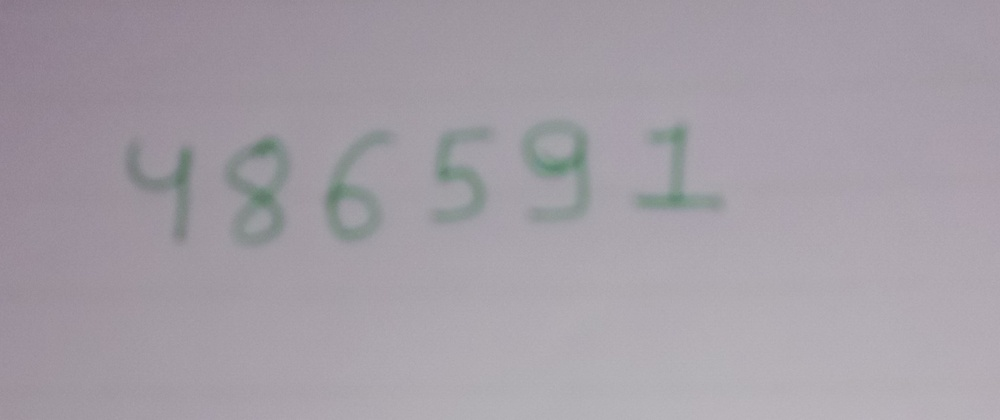
#> input picture Fun_With_OpenCV/contours#2-digit_extraction/1.jpg, 1000 x 420 px, shrunk from 2091 x 879 before the run
$ python cont.py
#> lines starting #> are read from the running program, lines starting #| are printed output that depends on the picture; after the words box and inside, x2 and y2 are one past the last pixel; in counts of white or black regions, pixels touching at a corner belong together
import tensorflow as tf
import numpy as np
from tensorflow import keras
import matplotlib.pyplot as plt
import cv2

img = cv2.imread('1.jpg')
#> img is the input picture: shape (420, 1000, 3); mean B, G, R 166.1, 158.1, 164.1
grayscalee = cv2.cvtColor(img, cv2.COLOR_BGR2GRAY)

ret, threshold = cv2.threshold(grayscalee, 151, 255, cv2.THRESH_BINARY)
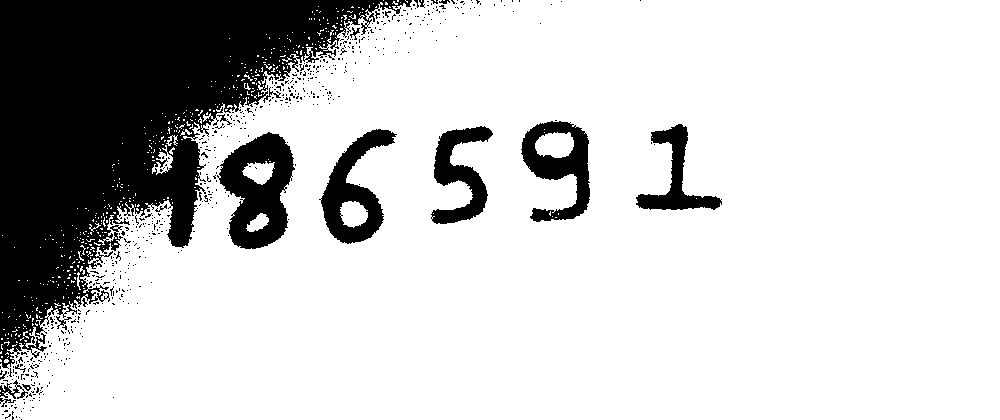
#> threshold: shape (420, 1000); 79.7% white; 592 black regions (573 under 20 px), largest, box (x1, y1, x2, y2) and area: (0, 0, 412, 369) 65493, (217, 132, 295, 249) 5338, (319, 129, 397, 244) 3604

grayscalee = cv2.GaussianBlur(grayscalee, (5, 5), 0)

gaus = cv2.adaptiveThreshold(grayscalee, 255, cv2.ADAPTIVE_THRESH_GAUSSIAN_C, cv2.THRESH_BINARY, 151, 6)
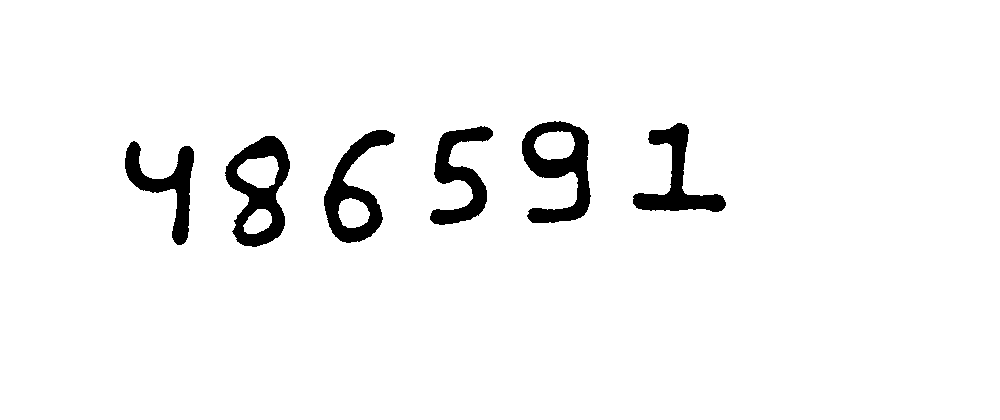
#> gaus: shape (420, 1000); 95.8% white; 6 black regions

contours,_ = cv2.findContours(gaus, cv2.RETR_TREE, cv2.CHAIN_APPROX_SIMPLE)
#> contours = 11 contours; largest, box (x1, y1, x2, y2) and area: (0, 0, 1000, 420) 418581, (224, 135, 291, 248) 4999, (521, 120, 592, 224) 4479, (323, 129, 396, 244) 3868, (632, 122, 727, 213) 2896

idx = 0

for contour in contours:
	(x,y,w,h) = cv2.boundingRect(contour)
	cv2.rectangle(gaus, (x,y), (x+w, y+h), (0, 255, 0), 2)
	if w>50 and h>50:
		idx+=1
		new_img=gaus[y:y+h,x:x+w]
		cv2.imwrite(str(idx) + '.png', new_img)
		cv2.imshow('imsg', new_img)
#> this loop made 11 passes
#> (contour, x, y, w, h) on pass 1: ([[0, 0], [0, 419], [999, 419], [999, 0]], 0, 0, 1000, 420)
#> (x, y, w, h) on passes 2 to 7: (124, 140, 71, 106), (224, 135, 67, 113), (243, 209, 29, 25), (237, 156, 42, 32), (323, 129, 73, 115), (338, 198, 32, 30)
#> pass 1, `new_img=gaus[y:y+h,x:x+w]`:
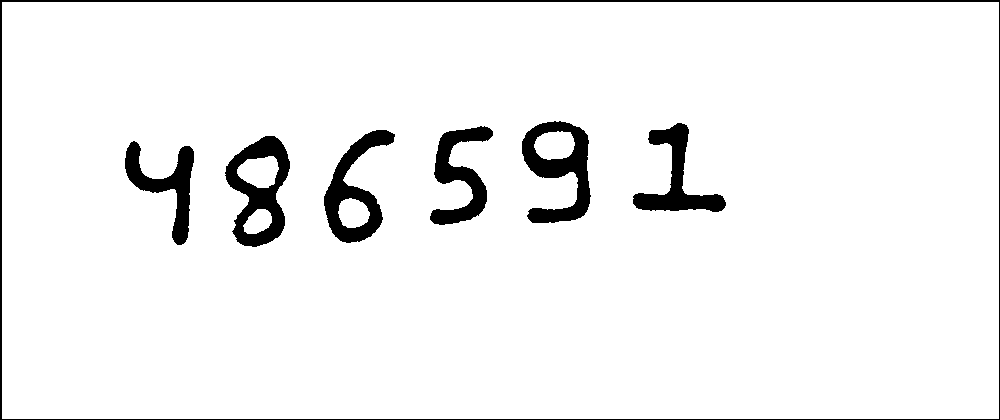
#> new_img: shape (420, 1000); 94.8% white; 7 black regions, largest, box (x1, y1, x2, y2) and area: (0, 0, 1000, 420) 4251, (225, 136, 290, 247) 3354, (522, 121, 591, 223) 3352
#> pass 2, `new_img=gaus[y:y+h,x:x+w]`:
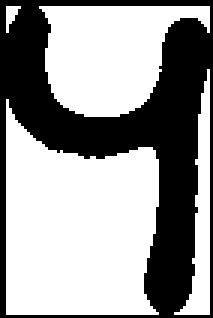
#> new_img: shape (106, 71) (shown 3 times larger); 60.6% white; 1 black region, box (x1, y1, x2, y2) and area: (0, 0, 71, 106) 2969
#> pass 3, `new_img=gaus[y:y+h,x:x+w]`:
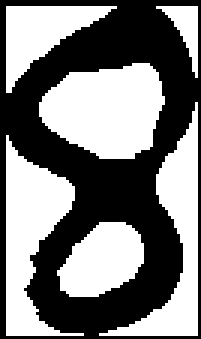
#> new_img: shape (113, 67) (shown 3 times larger); 48.9% white; 6 white regions, box (x1, y1, x2, y2) and area: (13, 21, 55, 53) 990, (2, 45, 28, 112) 844, (33, 34, 66, 112) 742, (19, 74, 48, 99) 514, (2, 2, 39, 31) 479, (52, 2, 66, 26) 130
#> after the loop:
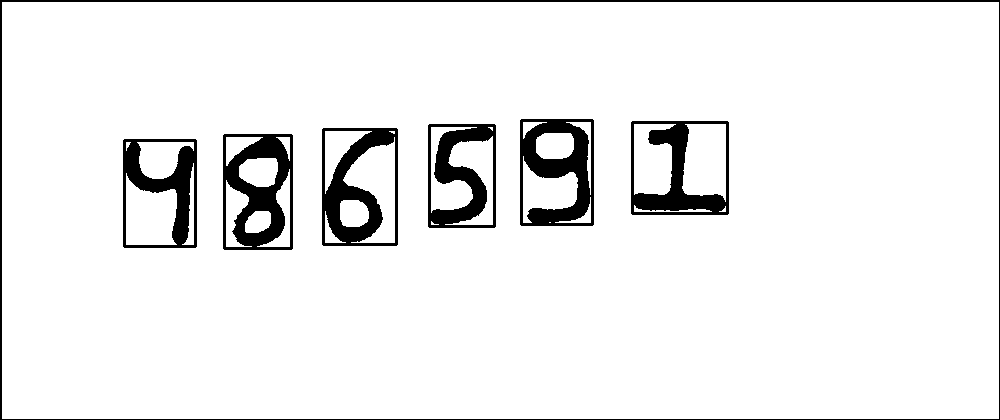
#> gaus: shape (420, 1000); 93.3% white; 7 black regions, largest, box (x1, y1, x2, y2) and area: (223, 134, 293, 250) 4519, (520, 119, 594, 226) 4429, (0, 0, 1000, 420) 4251
#> after the loop, idx = 7


cv2.imshow('img', gaus)
cv2.waitKey(0)
cv2.destroyAllWindows()
